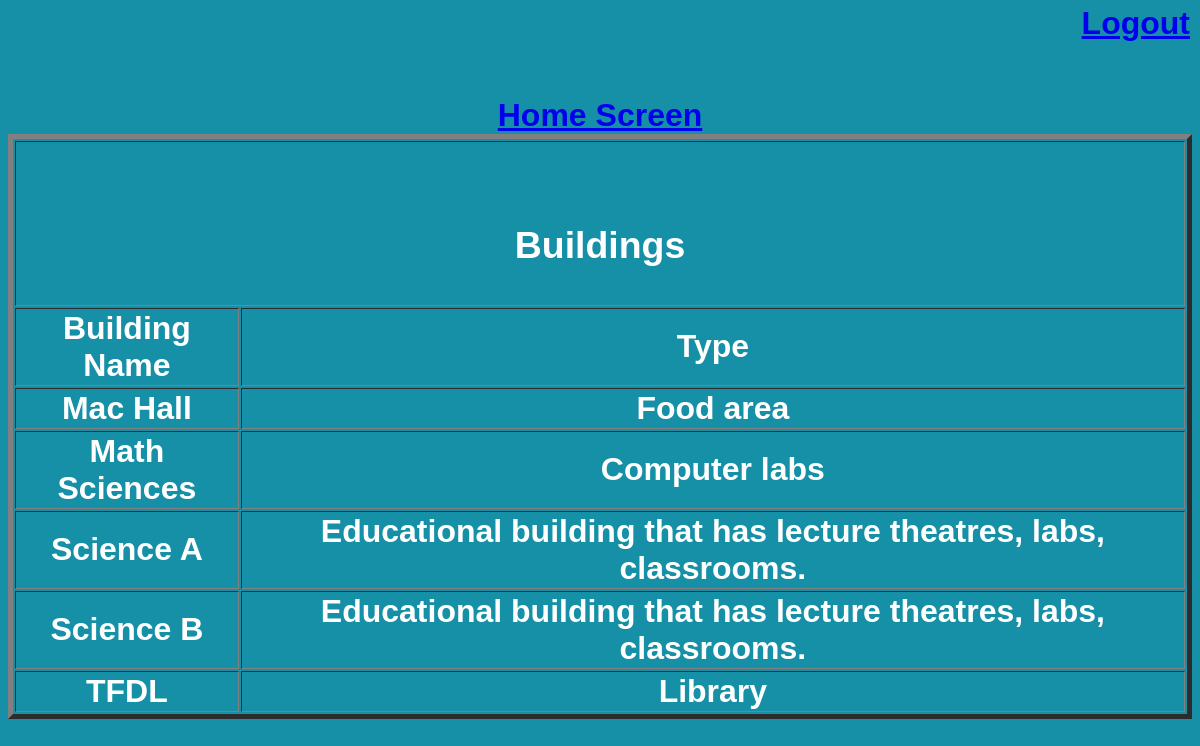
Page /CourseReviewer/view-buildings.php (signed in) on the committed database.
### tables this page shows
CREATE TABLE `building` (
  `Building_name` varchar(45) NOT NULL,
  `Type` varchar(100) DEFAULT NULL
);

### CourseReviewer/view-buildings.php (the view, shortened to what this page needs)
<?php
include "db_conn.php";
if (isset($_SESSION['ID']) && isset($_SESSION['Username'])) {
?>
<!DOCTYPE html>
<html>
<head>
	<link rel = "stylesheet" type = "text/css" href = "style.css">
</head>
<body>
<h1>
<TABLE  BORDER="5">
   <TR>
      <TH COLSPAN="2">
         <H3><BR>Buildings</H3>
      </TH>
   </TR>
      <TH>Building Name</TH>
	  <TH>Type</TH>
<?php
    $sql = "SELECT * FROM building";
    $result = mysqli_query($conn, $sql);
    $resultCheck = mysqli_num_rows($result);
    if ($resultCheck > 0) {
        while($row = mysqli_fetch_assoc($result)) {
			echo "<tables>";
			echo "<TR>";
			echo "<TD>".$row['Building_name'] ."</TD>";
			echo "<TD>".$row['Type']."</TD>";
			echo"</TR>";
        }
    }
?>
</h1>
    <a href="logout.php" class = "logoutLblPos">Logout</a>
	<a href="mainScreen.php" class = "homeLblPos">Home Screen</a>
</body>
</html>
<?php
}else{
    header("Location: index.php");
    exit();
}
?>

### CourseReviewer/style.css (style rules this page uses)
body { background: #1690A7; display: flex; justify-content: center; align-items: center; height: 100vh; flex-direction:column; }
* { font-family: sans-serif; box-sizing: border-box; }
h1 { text-align: center; color: #fff; }
.logoutLblPos { position:fixed; right:10px; top:5px; }

### rows in the picture
building: Building_name "Mac Hall", Type "Food area"
building: Building_name "Math Sciences", Type "Computer labs"
building: Building_name "Science A", Type "Educational building that has lecture theatres, labs, classrooms."
building: Building_name "Science B", Type "Educational building that has lecture theatres, labs, classrooms."
building: Building_name "TFDL", Type "Library"
